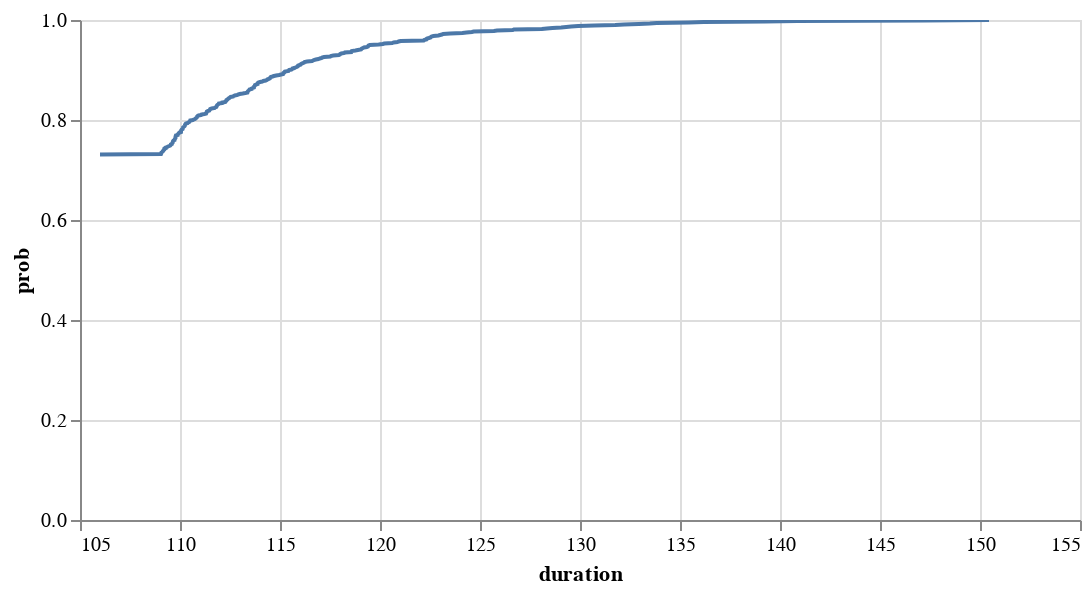

Source (notebook cell):
### Code cell
fig = plot_ECDF(df)
fig.interactive()

### Figure 1 — Vega-Lite specification as saved in the notebook (floating-point values rounded to 4 significant figures; data arrays with more than 128 entries replaced by an {"elided": "..."} marker saying what was removed)
{"config": {"view": {"continuousWidth": 400, "continuousHeight": 300}}, "data": {"name": "data-804fa468eb1c57170cabd5a98fbfcb03"}, "mark": "line", "encoding": {"x": {"field": "duration", "type": "quantitative"}, "y": {"field": "prob", "type": "quantitative"}}, "height": 250, "selection": {"selector002": {"type": "interval", "bind": "scales", "encodings": ["x", "y"]}}, "width": 500, "$schema": "https://vega.github.io/schema/vega-lite/v4.17.0.json", "datasets": {"data-804fa468eb1c57170cabd5a98fbfcb03": {"elided": "270 records"}}}
